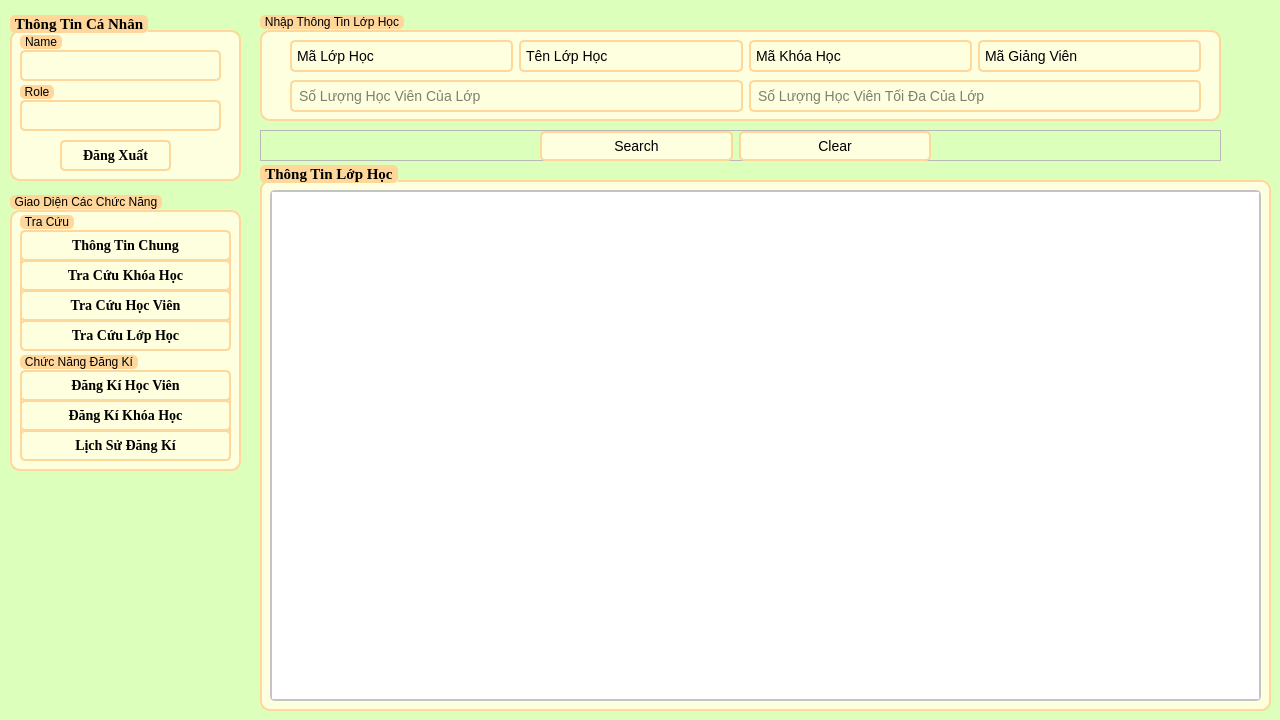
<?xml version="1.0" encoding="UTF-8"?>
<ui version="4.0">
 <class>LopHoc</class>
 <widget class="QWidget" name="LopHoc">
  <property name="geometry">
   <rect>
    <x>0</x>
    <y>0</y>
    <width>1280</width>
    <height>720</height>
   </rect>
  </property>
  <property name="windowTitle">
   <string>Tra Cứu Lớp Học</string>
  </property>
  <property name="styleSheet">
   <string notr="true">*{
	font: 700 11pt &quot;Times New Roman&quot;;
}
QWidget#LopHoc {
    background-color: #DDFFBC
}

/* LineEdit Styles */
QLineEdit {
    border: 2px solid #FFD79A;
    border-radius: 5px;
    padding: 5px;
    background-color: #FEFFDE;
    font-size: 14px;
}

QLineEdit:focus {
    border: 2px solid #0078d7;
}

/* PushButton Styles */
QPushButton {
    border: 2px solid #FFD79A;
    border-radius: 5px;
    padding: 5px 15px;
    background-color: #FEFFDE;
    color: #000000;
    font-size: 14px;
}

QPushButton:hover {
    background-color: #FFD79A;
}

QPushButton:pressed {
    background-color: #004494;
}

/* TableWidget Styles */
QTableWidget {
    border: 2px solid #c4c4c4;
    border-radius: 5px;
    font-size: 14px;
}

QHeaderView::section {
    background-color: #FFFAC0;
    color: #9DE6E8;
    padding: 5px;
    border: 1px solid #c4c4c4;
}

QTableWidget::item {
    padding: 5px;
}

QTableWidget::item:selected {
    background-color: #FFD79A;
    color: #FFFAC0;
}

QTableWidget::item:hover {
    background-color: #FFD79A;
}

/* ScrollBar Styles */
QScrollBar:vertical {
    border: none;
    background: #f0f0f0;
    width: 12px;
    margin: 15px 0 15px 0;
}

QScrollBar::handle:vertical {
    background: #c4c4c4;
    min-height: 20px;
    border-radius: 5px;
}

QScrollBar::add-line:vertical,
QScrollBar::sub-line:vertical {
    height: 0;
}

QScrollBar::add-page:vertical,
QScrollBar::sub-page:vertical {
    background: none;
}
/* QDateEdit Styles */
QDateEdit {
    border: 2px solid #FFD79A;
    border-radius: 5px;
    padding: 5px;
    background-color: #FEFFDE;
    font-size: 14px;
}
QDateEdit:focus {
    border: 2px solid #0078d7;
}
/* ComboBox Styles */
QComboBox {
    border: 2px solid #FFD79A;
    border-radius: 5px;
    padding: 5px;
    background-color: #FEFFDE;
    font-size: 14px;
    min-width: 6em;
}

QComboBox:focus {
    border: 2px solid #0078d7;
}

QComboBox::drop-down {
    border: none;
}

QComboBox::down-arrow {
    image: url(down_arrow.png); /* Thay đổi icon mũi tên nếu cần */
}

QComboBox::down-arrow:on {
    top: 1px;
    left: 1px;
}

QComboBox QAbstractItemView {
    border: 2px solid #FFD79A;
    border-radius: 5px;
    background-color: #FEFFDE;
    font-size: 14px;
    selection-background-color: #FFD79A;
}
/* GroupBox Styles */
QGroupBox {
    border: 2px solid #FFD79A;
    border-radius: 10px;
    margin-top: 20px;
    background-color: #FEFFDE;
    padding: 10px;
}

QGroupBox::title {
    subcontrol-origin: margin;
    subcontrol-position: top left;
	top: 5px;
    padding: 0 3px;
    background-color: #FFD79A;
    border-radius: 5px;
    color: #000000;
    font-size: 14pt;
    font-weight: bold;
}

</string>
  </property>
  <widget class="QFrame" name="frame_fucntion">
   <property name="geometry">
    <rect>
     <x>260</x>
     <y>130</y>
     <width>961</width>
     <height>31</height>
    </rect>
   </property>
   <property name="frameShape">
    <enum>QFrame::Shape::StyledPanel</enum>
   </property>
   <property name="frameShadow">
    <enum>QFrame::Shadow::Raised</enum>
   </property>
   <widget class="QWidget" name="layoutWidget_6">
    <property name="geometry">
     <rect>
      <x>280</x>
      <y>0</y>
      <width>391</width>
      <height>32</height>
     </rect>
    </property>
    <layout class="QHBoxLayout" name="horizontalLayout_6">
     <item>
      <widget class="QPushButton" name="btn_tim">
       <property name="text">
        <string>Search</string>
       </property>
       <property name="icon">
        <iconset>
         <normaloff>../../icon/search.svg</normaloff>../../icon/search.svg</iconset>
       </property>
       <property name="shortcut">
        <string notr="true"/>
       </property>
      </widget>
     </item>
     <item>
      <widget class="QPushButton" name="btn_xoathongtin">
       <property name="text">
        <string>Clear</string>
       </property>
       <property name="icon">
        <iconset>
         <normaloff>../../icon/clearall.svg</normaloff>../../icon/clearall.svg</iconset>
       </property>
       <property name="shortcut">
        <string notr="true"/>
       </property>
      </widget>
     </item>
    </layout>
   </widget>
  </widget>
  <widget class="QGroupBox" name="groupBox">
   <property name="geometry">
    <rect>
     <x>260</x>
     <y>10</y>
     <width>961</width>
     <height>111</height>
    </rect>
   </property>
   <property name="title">
    <string>Nhập Thông Tin Lớp Học</string>
   </property>
   <widget class="QWidget" name="layoutWidget">
    <property name="geometry">
     <rect>
      <x>30</x>
      <y>30</y>
      <width>911</width>
      <height>33</height>
     </rect>
    </property>
    <layout class="QHBoxLayout" name="horizontalLayout_3">
     <item>
      <widget class="QComboBox" name="malophoc">
       <property name="placeholderText">
        <string>Mã Lớp Học</string>
       </property>
      </widget>
     </item>
     <item>
      <widget class="QComboBox" name="tenlophoc">
       <property name="placeholderText">
        <string>Tên Lớp Học</string>
       </property>
      </widget>
     </item>
     <item>
      <widget class="QComboBox" name="makhoahoc">
       <property name="placeholderText">
        <string>Mã Khóa Học</string>
       </property>
      </widget>
     </item>
     <item>
      <widget class="QComboBox" name="magiangvien">
       <property name="placeholderText">
        <string>Mã Giảng Viên</string>
       </property>
      </widget>
     </item>
    </layout>
   </widget>
   <widget class="QWidget" name="layoutWidget">
    <property name="geometry">
     <rect>
      <x>30</x>
      <y>70</y>
      <width>911</width>
      <height>33</height>
     </rect>
    </property>
    <layout class="QHBoxLayout" name="horizontalLayout_2">
     <item>
      <widget class="QLineEdit" name="soluonghocviencualop">
       <property name="placeholderText">
        <string>Số Lượng Học Viên Của Lớp </string>
       </property>
      </widget>
     </item>
     <item>
      <widget class="QLineEdit" name="soluonghocvientoidacualop">
       <property name="placeholderText">
        <string>Số Lượng Học Viên Tối Đa Của Lớp</string>
       </property>
      </widget>
     </item>
    </layout>
   </widget>
  </widget>
  <widget class="QGroupBox" name="groupBox_2">
   <property name="enabled">
    <bool>true</bool>
   </property>
   <property name="geometry">
    <rect>
     <x>260</x>
     <y>160</y>
     <width>1011</width>
     <height>551</height>
    </rect>
   </property>
   <property name="font">
    <font>
     <family>Times New Roman</family>
     <pointsize>11</pointsize>
     <italic>false</italic>
     <bold>true</bold>
    </font>
   </property>
   <property name="title">
    <string>Thông Tin Lớp Học</string>
   </property>
   <widget class="QTableWidget" name="result_table">
    <property name="enabled">
     <bool>true</bool>
    </property>
    <property name="geometry">
     <rect>
      <x>10</x>
      <y>30</y>
      <width>991</width>
      <height>511</height>
     </rect>
    </property>
   </widget>
  </widget>
  <widget class="QGroupBox" name="groupBox_5">
   <property name="geometry">
    <rect>
     <x>10</x>
     <y>190</y>
     <width>231</width>
     <height>281</height>
    </rect>
   </property>
   <property name="title">
    <string>Giao Diện Các Chức Năng</string>
   </property>
   <widget class="QGroupBox" name="groupBox_4">
    <property name="geometry">
     <rect>
      <x>10</x>
      <y>20</y>
      <width>211</width>
      <height>141</height>
     </rect>
    </property>
    <property name="title">
     <string>Tra Cứu</string>
    </property>
    <widget class="QPushButton" name="btn_tracuuhocvien">
     <property name="geometry">
      <rect>
       <x>0</x>
       <y>80</y>
       <width>211</width>
       <height>31</height>
      </rect>
     </property>
     <property name="font">
      <font>
       <family>Times New Roman</family>
       <pointsize>-1</pointsize>
       <italic>false</italic>
       <bold>true</bold>
       <underline>false</underline>
       <strikeout>false</strikeout>
      </font>
     </property>
     <property name="text">
      <string>Tra Cứu Học Viên</string>
     </property>
    </widget>
    <widget class="QPushButton" name="btn_thongtinchung">
     <property name="enabled">
      <bool>true</bool>
     </property>
     <property name="geometry">
      <rect>
       <x>0</x>
       <y>20</y>
       <width>211</width>
       <height>31</height>
      </rect>
     </property>
     <property name="font">
      <font>
       <family>Times New Roman</family>
       <pointsize>-1</pointsize>
       <italic>false</italic>
       <bold>true</bold>
       <underline>false</underline>
       <strikeout>false</strikeout>
      </font>
     </property>
     <property name="text">
      <string>Thông Tin Chung</string>
     </property>
    </widget>
    <widget class="QPushButton" name="btn_tracuukhoahoc">
     <property name="enabled">
      <bool>true</bool>
     </property>
     <property name="geometry">
      <rect>
       <x>0</x>
       <y>50</y>
       <width>211</width>
       <height>31</height>
      </rect>
     </property>
     <property name="font">
      <font>
       <family>Times New Roman</family>
       <pointsize>-1</pointsize>
       <italic>false</italic>
       <bold>true</bold>
       <underline>false</underline>
       <strikeout>false</strikeout>
      </font>
     </property>
     <property name="text">
      <string>Tra Cứu Khóa Học</string>
     </property>
    </widget>
    <widget class="QPushButton" name="btn_tracuulophoc">
     <property name="enabled">
      <bool>false</bool>
     </property>
     <property name="geometry">
      <rect>
       <x>0</x>
       <y>110</y>
       <width>211</width>
       <height>31</height>
      </rect>
     </property>
     <property name="font">
      <font>
       <family>Times New Roman</family>
       <pointsize>-1</pointsize>
       <italic>false</italic>
       <bold>true</bold>
       <underline>false</underline>
       <strikeout>false</strikeout>
      </font>
     </property>
     <property name="text">
      <string>Tra Cứu Lớp Học</string>
     </property>
    </widget>
   </widget>
   <widget class="QGroupBox" name="groupBox_8">
    <property name="geometry">
     <rect>
      <x>10</x>
      <y>160</y>
      <width>211</width>
      <height>111</height>
     </rect>
    </property>
    <property name="title">
     <string>Chức Năng Đăng Kí</string>
    </property>
    <widget class="QPushButton" name="btn_dangkikhoahoc">
     <property name="enabled">
      <bool>true</bool>
     </property>
     <property name="geometry">
      <rect>
       <x>0</x>
       <y>50</y>
       <width>211</width>
       <height>31</height>
      </rect>
     </property>
     <property name="font">
      <font>
       <family>Times New Roman</family>
       <pointsize>-1</pointsize>
       <italic>false</italic>
       <bold>true</bold>
       <underline>false</underline>
       <strikeout>false</strikeout>
      </font>
     </property>
     <property name="text">
      <string>Đăng Kí Khóa Học</string>
     </property>
    </widget>
    <widget class="QPushButton" name="btn_lichsudangki">
     <property name="enabled">
      <bool>true</bool>
     </property>
     <property name="geometry">
      <rect>
       <x>0</x>
       <y>80</y>
       <width>211</width>
       <height>31</height>
      </rect>
     </property>
     <property name="font">
      <font>
       <family>Times New Roman</family>
       <pointsize>-1</pointsize>
       <italic>false</italic>
       <bold>true</bold>
       <underline>false</underline>
       <strikeout>false</strikeout>
      </font>
     </property>
     <property name="text">
      <string>Lịch Sử Đăng Kí</string>
     </property>
    </widget>
    <widget class="QPushButton" name="btn_dangkihocvien">
     <property name="enabled">
      <bool>true</bool>
     </property>
     <property name="geometry">
      <rect>
       <x>0</x>
       <y>20</y>
       <width>211</width>
       <height>31</height>
      </rect>
     </property>
     <property name="font">
      <font>
       <family>Times New Roman</family>
       <pointsize>-1</pointsize>
       <italic>false</italic>
       <bold>true</bold>
       <underline>false</underline>
       <strikeout>false</strikeout>
      </font>
     </property>
     <property name="text">
      <string>Đăng Kí Học Viên</string>
     </property>
    </widget>
   </widget>
  </widget>
  <widget class="QGroupBox" name="groupBox_3">
   <property name="enabled">
    <bool>true</bool>
   </property>
   <property name="geometry">
    <rect>
     <x>10</x>
     <y>10</y>
     <width>231</width>
     <height>171</height>
    </rect>
   </property>
   <property name="font">
    <font>
     <family>Times New Roman</family>
     <pointsize>11</pointsize>
     <italic>false</italic>
     <bold>true</bold>
    </font>
   </property>
   <property name="title">
    <string>Thông Tin Cá Nhân</string>
   </property>
   <widget class="QPushButton" name="btn_dangxuat">
    <property name="geometry">
     <rect>
      <x>50</x>
      <y>130</y>
      <width>111</width>
      <height>31</height>
     </rect>
    </property>
    <property name="font">
     <font>
      <family>Times New Roman</family>
      <pointsize>-1</pointsize>
      <italic>false</italic>
      <bold>true</bold>
      <underline>false</underline>
      <strikeout>false</strikeout>
     </font>
    </property>
    <property name="styleSheet">
     <string notr="true"/>
    </property>
    <property name="text">
     <string>Đăng Xuất</string>
    </property>
   </widget>
   <widget class="QGroupBox" name="groupBox_6">
    <property name="geometry">
     <rect>
      <x>10</x>
      <y>70</y>
      <width>201</width>
      <height>51</height>
     </rect>
    </property>
    <property name="title">
     <string>Role</string>
    </property>
    <widget class="QLineEdit" name="infor_role">
     <property name="enabled">
      <bool>false</bool>
     </property>
     <property name="geometry">
      <rect>
       <x>0</x>
       <y>20</y>
       <width>201</width>
       <height>31</height>
      </rect>
     </property>
    </widget>
   </widget>
   <widget class="QGroupBox" name="groupBox_7">
    <property name="geometry">
     <rect>
      <x>10</x>
      <y>20</y>
      <width>201</width>
      <height>51</height>
     </rect>
    </property>
    <property name="layoutDirection">
     <enum>Qt::LayoutDirection::LeftToRight</enum>
    </property>
    <property name="autoFillBackground">
     <bool>false</bool>
    </property>
    <property name="title">
     <string>Name</string>
    </property>
    <widget class="QLineEdit" name="infor_username">
     <property name="enabled">
      <bool>false</bool>
     </property>
     <property name="geometry">
      <rect>
       <x>0</x>
       <y>20</y>
       <width>201</width>
       <height>31</height>
      </rect>
     </property>
    </widget>
   </widget>
  </widget>
 </widget>
 <resources/>
 <connections/>
</ui>
